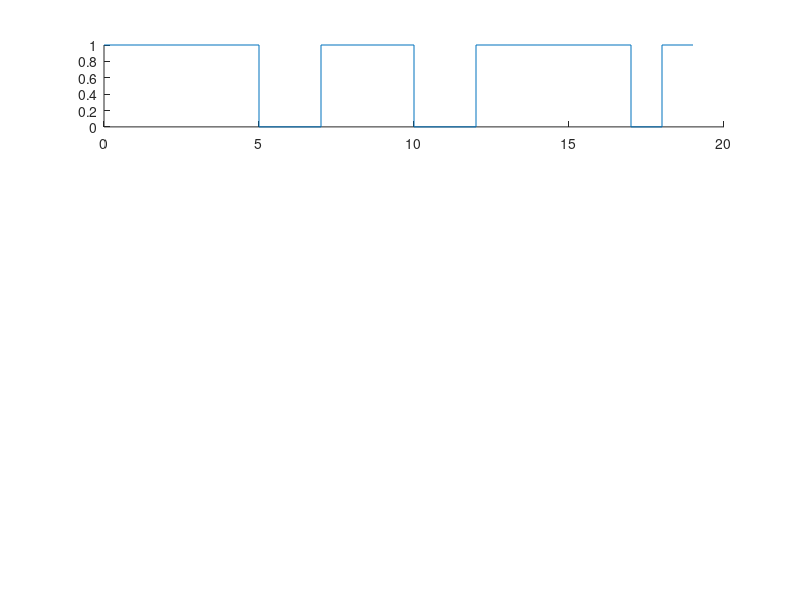

Write the MATLAB code that produced this figure. (Note: this script raises an error after producing the figure.)
fs=100;
fc = 2;
y = zeros(1,20);
Tb = 1;
Eb = 1;
N = length(y);
t = 0:1/fs:N*Tb-(1/fs); 
y(1:5) = 1;
y(8:10) = 1;
y(13:17) = 1;
y(19:20) = 1;
subplot(4,1,1)
stairs(0:N-1,y,LineWidth=3);
ylim([-0.5, 1.5]);
xlim([1,19]);
grid on;
title("Original Message signal");
c = sqrt(2*Eb/Tb).*cos(2*pi*fc*t);
subplot(4,1,2)
plot(t,c);
title("BASK Waveform");
xlim([1,19]);
grid on;
s = zeros(1,length(t));
for i = 1:N
    if y(i) == 1
        s((i-1)*fs*Tb+1:i*fs*Tb) = sqrt(2*Eb/Tb) * cos(2*pi*fc*t((i-1)*fs*Tb+1:i*fs*Tb));
    end
end
subplot(4,1,3)
plot(t,s);
title("BASK Modulated Signal");
xlim([1,19]);
grid on;

N1 = length(s);
dem = zeros(1, N); 

for i = 1:N
    % Extract signal segment corresponding to the i-th bit
    segment = s((i-1)*fs*Tb+1:i*fs*Tb);
    
    % Compute the envelope (absolute value)
    avg_amplitude = mean(abs(segment)); 
    
    
    if avg_amplitude >= 0.5 
        dem(i) = 1;
    else
        dem(i) = 0;
    end
end

subplot(4,1,4)
stairs(0:N-1, dem, Linewidth=3);
ylim([-0.5, 1.5]);
xlim([1,19]);
grid on;
title("Demodulated Signal");



